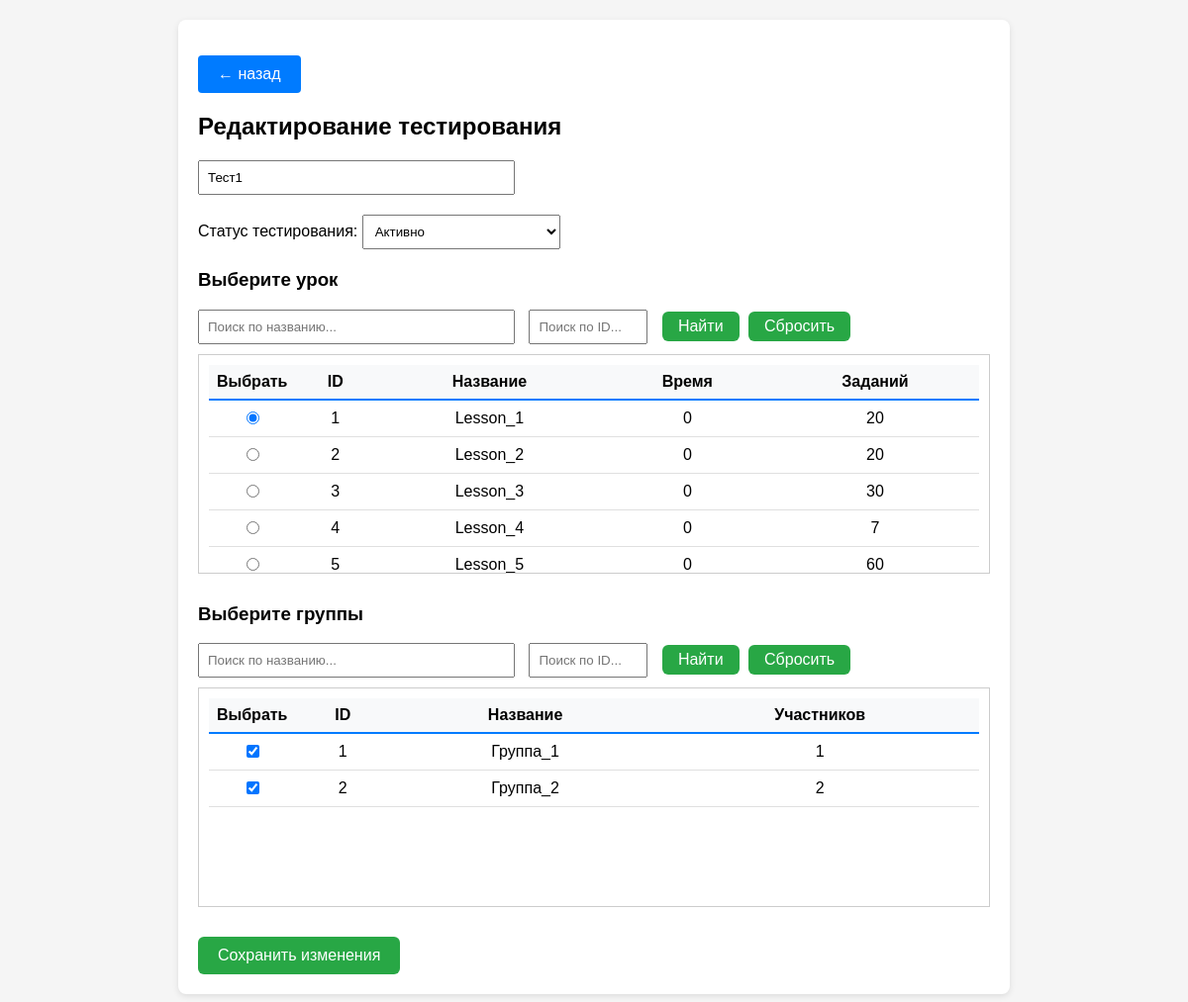
/dashboard/testing_management/testing_list/testing_edit/1 (signed in), run on an earlier commit of the app's database.
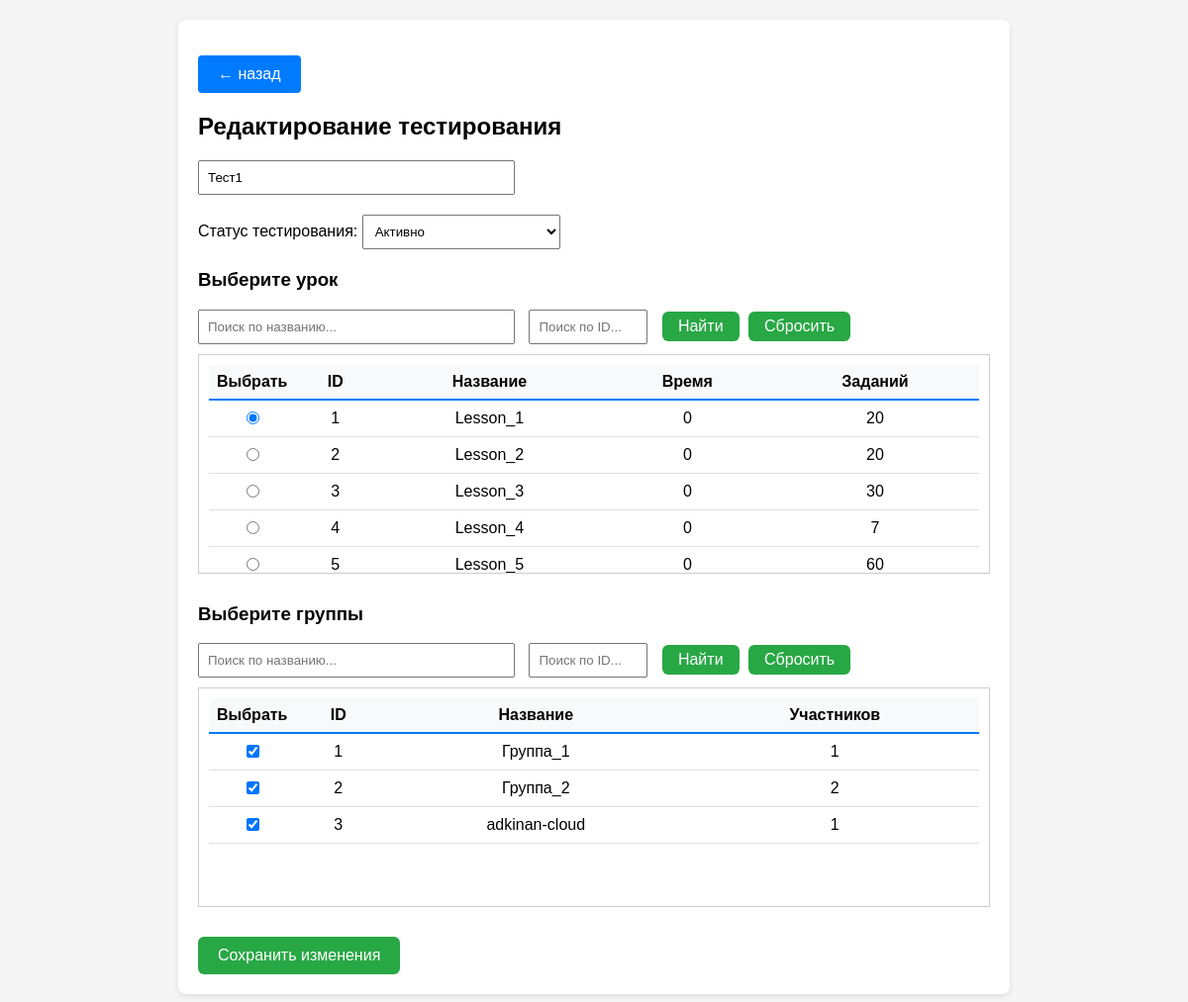
And on a later commit of the database.
### app.py (models this page shows, shortened)
class Lesson(db.Model):
    __tablename__ = 'Lessons'
    id = db.Column(db.Integer, primary_key=True)
    name = db.Column(db.String(64), unique=True, nullable=False)
    time = db.Column(db.Integer, nullable=False)
    price_correct = db.Column(db.Integer, default=1)
    price_wrong = db.Column(db.Integer, default=-1)
    questions = db.Column(db.JSON, nullable=False)

class Testing(db.Model):
    __tablename__ = 'Testings'
    id = db.Column(db.Integer, primary_key=True)
    name = db.Column(db.String(64), unique=True, nullable=False)
    status = db.Column(db.Boolean, nullable=False)
    lesson_id = db.Column(db.Integer, nullable=False)
    group_id = db.Column(db.JSON, nullable=False)

class Group(db.Model):
    __tablename__ = 'Groups'
    id = db.Column(db.Integer, primary_key=True)
    groupname = db.Column(db.String(64), unique=True, nullable=False)
    users = db.Column(db.JSON, nullable=False)

### app.py (the view, shortened to what this page needs)
@app.route('/dashboard/testing_management/testing_list/testing_edit/<int:testing_id>', methods=['GET','POST'])
def testing_edit(testing_id):
    if not check_privileges():
        return redirect(url_for('ErAuth'))
    testing = Testing.query.get_or_404(testing_id)
    if request.method == 'GET':
        lessons = Lesson.query.order_by(Lesson.id).all()
        groups = Group.query.order_by(Group.id).all()
        group_ids = testing.group_id
        lessons_dict = {lesson.id: lesson for lesson in lessons}
        testing_names = [t.name for t in Testing.query.order_by(Testing.name).all() if t.id != testing_id]
        return render_template(mgn + 'testing_edit.html',
                               testing=testing,
                               lessons=lessons,
                               groups=groups,
                               group_ids=group_ids,
                               lessons_dict=lessons_dict,
                               testing_names=testing_names)

### app.py (called while the page is built)
@login_manager.user_loader
def load_user(user_id):
    return User.query.get(int(user_id))

def check_privileges():
    curent_user = User.query.filter(
        User.username.ilike(
            session.get('curent_user')
        )
    ).first()
    print("DEBUD: curent user is",curent_user)
    print("DEBUG: curent user privileges -",curent_user.is_admin)
    if not curent_user or not curent_user.is_admin:
        return False
    else:
        return True

    def __repr__(self):
        return f'<User {self.username}>'

    @property
    def is_admin(self):
        return self.privileges

### templates/templateM/testing_edit.html (shortened to what the changed rows need)
{% extends 'base.html' %}
{% block content %}
<h2>Редактирование тестирования</h2>
<form id="testingForm" method="post">
    <div style="border: 1px solid #ccc; padding: 10px; height: 200px; overflow-y: auto; margin-bottom: 30px;">
        <table style="width: 100%;">
            <thead>
                <tr>
                    <th style="width: 50px;">Выбрать</th>
                    <th>ID</th>
                    <th>Название</th>
                    <th>Время</th>
                    <th>Заданий</th>
                </tr>
            </thead>
            <tbody id="lessonsTableBody">
                {% for l in lessons %}
                <tr class="lesson-select-row">
                    <td>
                        <input type="radio" name="lesson_id" class="lesson-radio" value="{{ l.id }}"
                               {% if testing.lesson_id == l.id %}checked{% endif %}>
                    </td>
                    <td>{{ l.id }}</td>
                    <td>{{ l.name }}</td>
                    <td>{{ l.time }}</td>
                    <td>{{ l.questions|length }}</td>
                </tr>
                {% endfor %}
            </tbody>
        </table>
    </div>
    <div style="border: 1px solid #ccc; padding: 10px; height: 200px; overflow-y: auto; margin-bottom: 30px;">
        <table style="width: 100%;">
            <thead>
                <tr>
                    <th style="width: 50px;">Выбрать</th>
                    <th>ID</th>
                    <th>Название</th>
                    <th>Участников</th>
                </tr>
            </thead>
            <tbody id="groupsTableBody">
                {% for g in groups %}
                <tr class="group-select-row">
                    <td>
                        <input type="checkbox" class="group-checkbox" value="{{ g.id }}"
                               {% if g.id in group_ids %}checked{% endif %}>
                    </td>
                    <td>{{ g.id }}</td>
                    <td>{{ g.groupname }}</td>
                    <td>{{ g.users|length }}</td>
                </tr>
                {% endfor %}
            </tbody>
        </table>
    </div>
</form>
{% endblock %}
{% set show_footer = False %}

What changed in the data, as far as the page shows it:
added Group: id "☑", id "3", groupname "adkinan-cloud", users|length "1"
